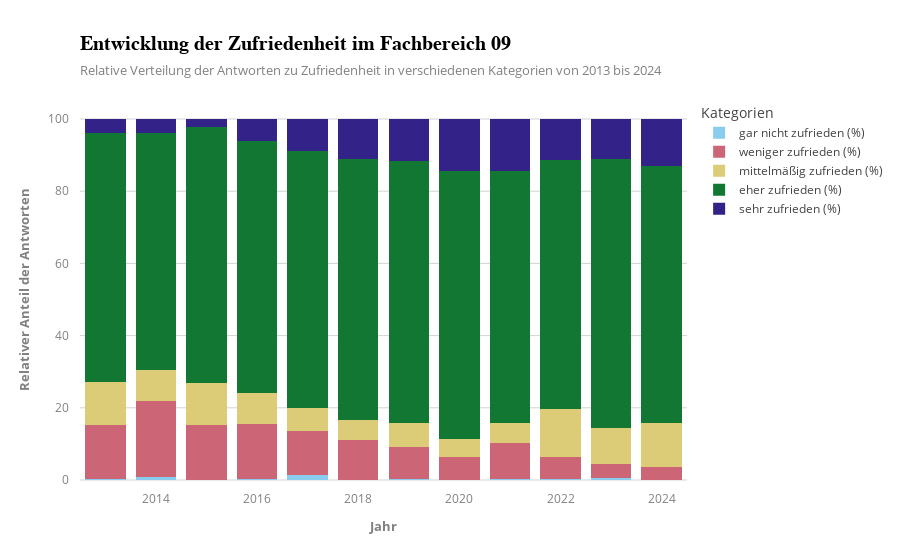

Write notebook code for a chart like this one.
### Markdown cell above
### plot

### Code cell
import plotly.io as pio
import plotly.express as px
import pandas as pd

# Definiere das Template
infoviz_template = dict(
    layout=dict(
        template="plotly_white",
        title=dict(
            font=dict(size=20, family="Arial", weight="bold", color="black"),
            xanchor="left",  
            xref="paper",
            x=0,
            subtitle=dict(
                text="Relative Verteilung der Antworten zu Zufriedenheit in verschiedenen Kategorien von 2013 bis 2024",
                font=dict(color="gray", size=13),
            ),
        ),
        xaxis=dict(
            showgrid=False,
            zerolinecolor="lightgrey",
            tickfont=dict(color="grey", size=12),
            title_font=dict(color="grey", weight="bold", size=13),
            title_standoff=15,
            ticklabelstandoff=10,
            ticklabelposition="outside bottom"
        ),
        yaxis=dict(
            showgrid=True, gridcolor="lightgrey",
            zerolinecolor="lightgrey",
            tickfont=dict(color="grey", size=12),
            title_font=dict(color="grey", weight="bold", size=13),
            title_standoff=15,
            ticklabelstandoff=10,
            ticklabelposition="outside left"
        ),
    )
)

# Template in Plotly registrieren
pio.templates["infoviz"] = infoviz_template

# Reihenfolge der Kategorien festlegen
category_order = [
    'gar nicht zufrieden (%)', 
    'weniger zufrieden (%)', 
    'mittelmäßig zufrieden (%)', 
    'eher zufrieden (%)', 
    'sehr zufrieden (%)'
]

# DataFrame umwandeln für Plotly
df_melted = df_rel.reset_index().melt(id_vars="Jahr", var_name="Category", value_name="sum")
df_melted.rename(columns={"index": "Jahr"}, inplace=True)

# Sicherstellen, dass 'Category' eine kategorische Variable mit der richtigen Reihenfolge ist
df_melted['Category'] = pd.Categorical(df_melted['Category'], categories=category_order, ordered=True)

# Sortiere den DataFrame nach Jahr und Category
df_melted = df_melted.sort_values(by=['Jahr', 'Category'])

# Gestapeltes Balkendiagramm mit Plotly erstellen und das benutzerdefinierte Template verwenden
fig = px.bar(df_melted, x="Jahr", 
             y="sum", 
             color="Category", 
             title="Entwicklung der Zufriedenheit im Fachbereich 09", 
             color_discrete_sequence=px.colors.qualitative.Safe, 
             template="infoviz",  # Hier das Template angeben
             barmode="stack",
             labels={
                 'Jahr': 'Jahr', 
                 'sum': 'Relativer Anteil der Antworten',
                 'Category': 'Kategorien'
             })

# Diagramm anzeigen
fig.show()

### Figure 1 — Plotly figure (JSON) as saved in the notebook; plotly's stock layout.template omitted (floating-point values rounded to 4 significant figures)
{"data": [{"alignmentgroup": "True", "hovertemplate": "Kategorien=gar nicht zufrieden (%)<br>Jahr=%{x}<br>Relativer Anteil der Antworten=%{y}<extra></extra>", "legendgroup": "gar nicht zufrieden (%)", "marker": {"color": "rgb(136, 204, 238)", "pattern": {"shape": ""}}, "name": "gar nicht zufrieden (%)", "offsetgroup": "gar nicht zufrieden (%)", "orientation": "v", "showlegend": true, "textposition": "auto", "type": "bar", "x": ["2013", "2014", "2015", "2016", "2017", "2018", "2019", "2020", "2021", "2022", "2023", "2024"], "xaxis": "x", "y": [0.3515, 0.7366, 0, 0.3431, 1.306, 0, 0.3619, 0, 0.3672, 0.1439, 0.4535, 0], "yaxis": "y"}, {"alignmentgroup": "True", "hovertemplate": "Kategorien=weniger zufrieden (%)<br>Jahr=%{x}<br>Relativer Anteil der Antworten=%{y}<extra></extra>", "legendgroup": "weniger zufrieden (%)", "marker": {"color": "rgb(204, 102, 119)", "pattern": {"shape": ""}}, "name": "weniger zufrieden (%)", "offsetgroup": "weniger zufrieden (%)", "orientation": "v", "showlegend": true, "textposition": "auto", "type": "bar", "x": ["2013", "2014", "2015", "2016", "2017", "2018", "2019", "2020", "2021", "2022", "2023", "2024"], "xaxis": "x", "y": [14.94, 21.18, 15.18, 15.09, 12.19, 10.97, 8.685, 6.364, 9.792, 6.187, 4.082, 3.521], "yaxis": "y"}, {"alignmentgroup": "True", "hovertemplate": "Kategorien=mittelmäßig zufrieden (%)<br>Jahr=%{x}<br>Relativer Anteil der Antworten=%{y}<extra></extra>", "legendgroup": "mittelmäßig zufrieden (%)", "marker": {"color": "rgb(221, 204, 119)", "pattern": {"shape": ""}}, "name": "mittelmäßig zufrieden (%)", "offsetgroup": "mittelmäßig zufrieden (%)", "orientation": "v", "showlegend": true, "textposition": "auto", "type": "bar", "x": ["2013", "2014", "2015", "2016", "2017", "2018", "2019", "2020", "2021", "2022", "2023", "2024"], "xaxis": "x", "y": [11.78, 8.471, 11.61, 8.576, 6.531, 5.565, 6.755, 5.065, 5.508, 13.38, 9.977, 12.21], "yaxis": "y"}, {"alignmentgroup": "True", "hovertemplate": "Kategorien=eher zufrieden (%)<br>Jahr=%{x}<br>Relativer Anteil der Antworten=%{y}<extra></extra>", "legendgroup": "eher zufrieden (%)", "marker": {"color": "rgb(17, 119, 51)", "pattern": {"shape": ""}}, "name": "eher zufrieden (%)", "offsetgroup": "eher zufrieden (%)", "orientation": "v", "showlegend": true, "textposition": "auto", "type": "bar", "x": ["2013", "2014", "2015", "2016", "2017", "2018", "2019", "2020", "2021", "2022", "2023", "2024"], "xaxis": "x", "y": [69.07, 65.75, 70.98, 69.81, 71.12, 72.34, 72.62, 74.16, 70.01, 69.06, 74.38, 71.36], "yaxis": "y"}, {"alignmentgroup": "True", "hovertemplate": "Kategorien=sehr zufrieden (%)<br>Jahr=%{x}<br>Relativer Anteil der Antworten=%{y}<extra></extra>", "legendgroup": "sehr zufrieden (%)", "marker": {"color": "rgb(51, 34, 136)", "pattern": {"shape": ""}}, "name": "sehr zufrieden (%)", "offsetgroup": "sehr zufrieden (%)", "orientation": "v", "showlegend": true, "textposition": "auto", "type": "bar", "x": ["2013", "2014", "2015", "2016", "2017", "2018", "2019", "2020", "2021", "2022", "2023", "2024"], "xaxis": "x", "y": [3.866, 3.867, 2.232, 6.175, 8.853, 11.13, 11.58, 14.42, 14.32, 11.22, 11.11, 12.91], "yaxis": "y"}], "layout": {"barmode": "stack", "legend": {"title": {"text": "Kategorien"}, "tracegroupgap": 0}, "title": {"text": "Entwicklung der Zufriedenheit im Fachbereich 09"}, "xaxis": {"anchor": "y", "domain": [0, 1], "title": {"text": "Jahr"}}, "yaxis": {"anchor": "x", "domain": [0, 1], "title": {"text": "Relativer Anteil der Antworten"}}}}
